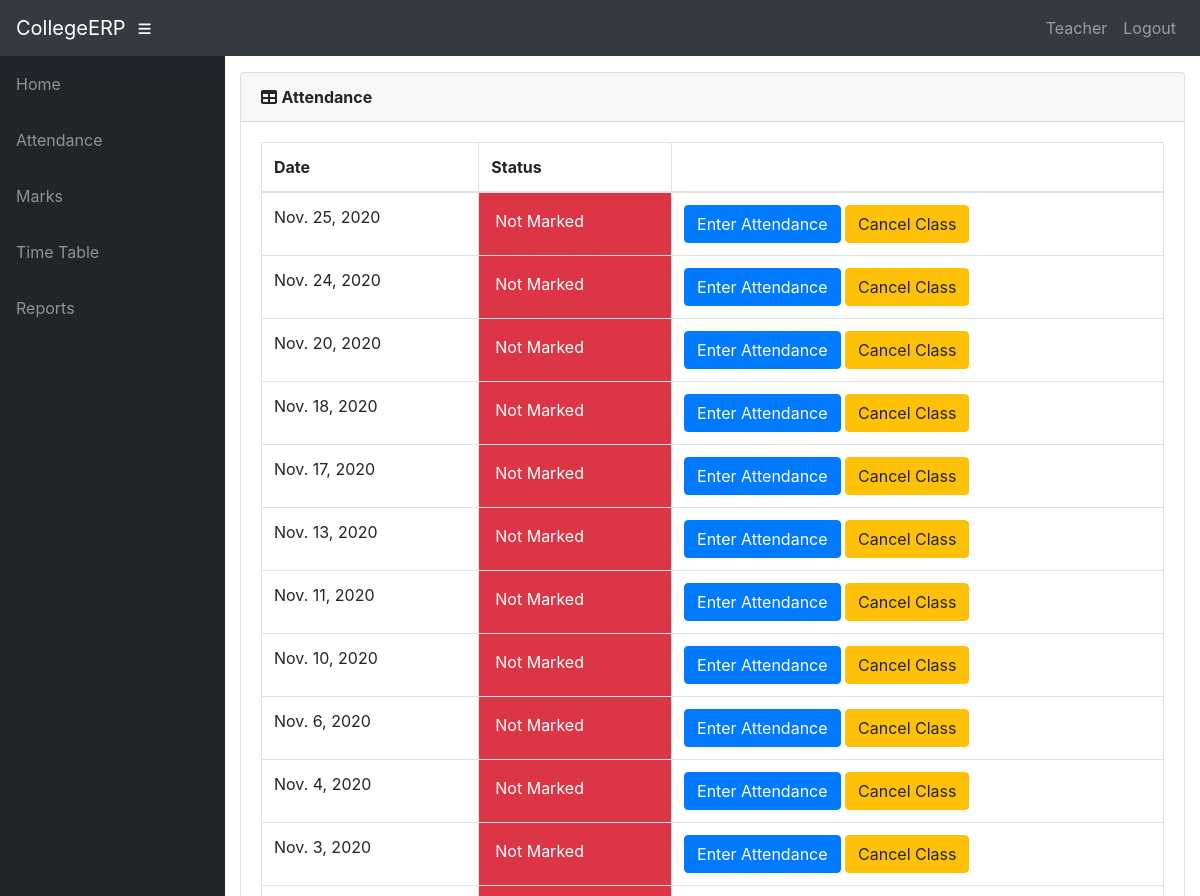
Page /info/teacher/1/ClassDates/ (signed in, upper part) on the earlier database version.
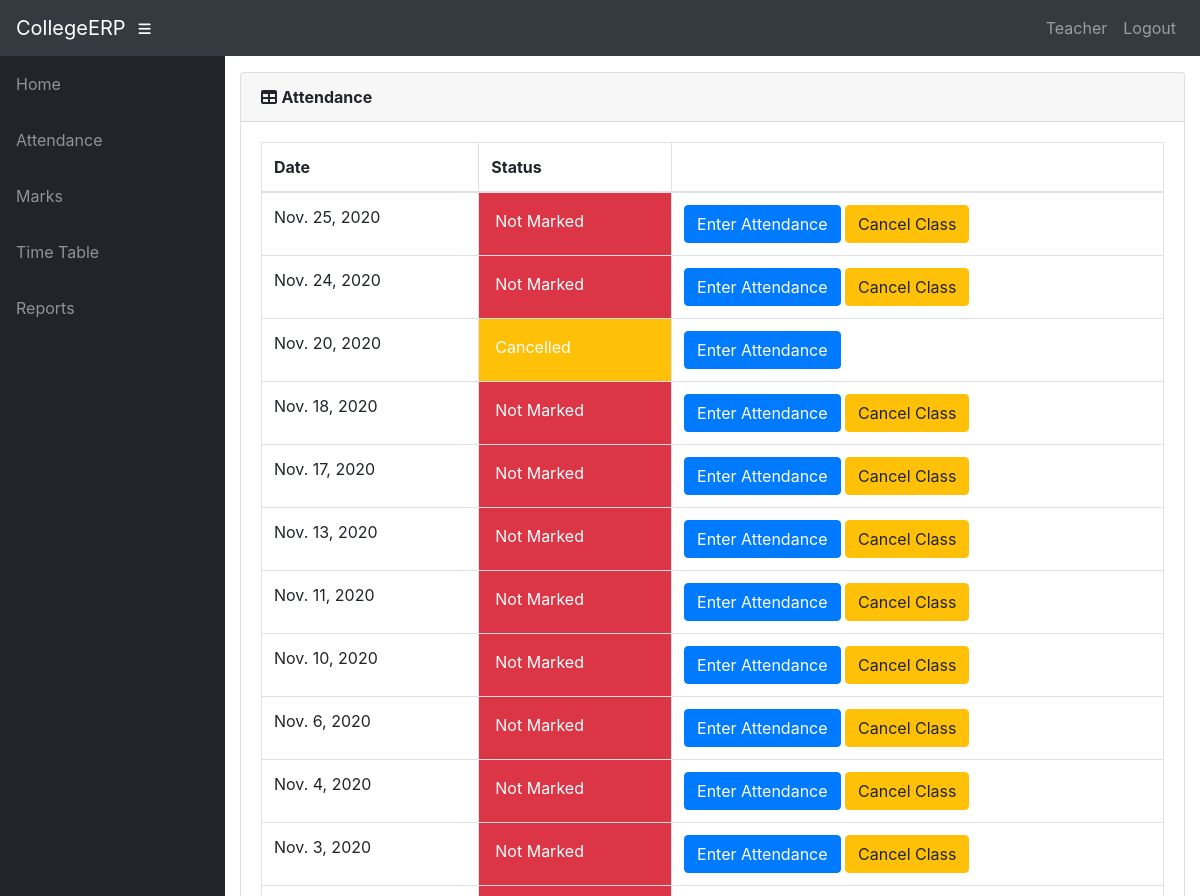
Same page on the later database version.
### info/models.py (models this page shows)
class AttendanceClass(models.Model):
    assign = models.ForeignKey(Assign, on_delete=models.CASCADE)
    date = models.DateField()
    status = models.IntegerField(default=0)

### info/views.py (the view)
# urls.py: path('teacher/<int:assign_id>/ClassDates/', views.t_class_date, name='t_class_date'),
@login_required()
def t_class_date(request, assign_id):
    now = timezone.now()
    ass = get_object_or_404(Assign, id=assign_id)
    att_list = ass.attendanceclass_set.filter(date__lte=now).order_by('-date')
    return render(request, 'info/t_class_date.html', {'att_list': att_list})

### info/models.py (called while the page is built)
    @property
    def is_student(self):
        if hasattr(self, 'student'):
            return True
        return False

    @property
    def is_teacher(self):
        if hasattr(self, 'teacher'):
            return True
        return False

### info/templates/info/t_class_date.html
{% extends 'info/base.html' %}
{% block content %}
    <div class="card mb-3">
        <div class="card-header">
              <i class="fas fa-table"></i>
            <b>Attendance</b></div>
            <div class="card-body">
              <div class="table-responsive">
                <table class="table table-bordered" id="dataTable" width="100%" cellspacing="0">
                  <thead>
                    <tr>
                        <th>Date</th>
                        <th>Status</th>
                        <th></th>
                    </tr>
                  </thead>
                  <tbody>
                    {% for a in att_list %}
                    <tr>
                        <td>{{ a.date }}</td>
                        {% if a.status == 0 %}
                            <td class="p-3 mb-2 bg-danger text-white">Not Marked</td>
                            <td>
                                <a class="btn btn-primary" href="{% url 't_attendance' a.id %}" role="button">Enter Attendance</a>
                                <a class="btn btn-warning" href="{% url 'cancel_class' a.id %}">Cancel Class</>
                            </td>
                        {% elif a.status == 1 %}
                            <td class="p-3 mb-2 bg-success text-white">Marked</td>
                            <td><a class="btn btn-secondary" href="{% url 'edit_att' a.id %}" role="button">Edit Attendance</a> </td>
                        {% else %}
                            <td class="p-3 mb-2 bg-warning text-white">Cancelled</td>
                            <td><a class="btn btn-primary" href="{% url 't_attendance' a.id %}" role="button">Enter Attendance</a></td>
                        {% endif %}
                    </tr>
                    {% empty %}
                            <p>student has no courses</p>
                    {% endfor %}
                  </tbody>
                </table>
              </div>
        </div>
    </div>
{% endblock %}

Differences in the rows shown:
changed AttendanceClass "Nov. 20, 2020": status "Not Marked Cancel Class" → "Cancelled"
